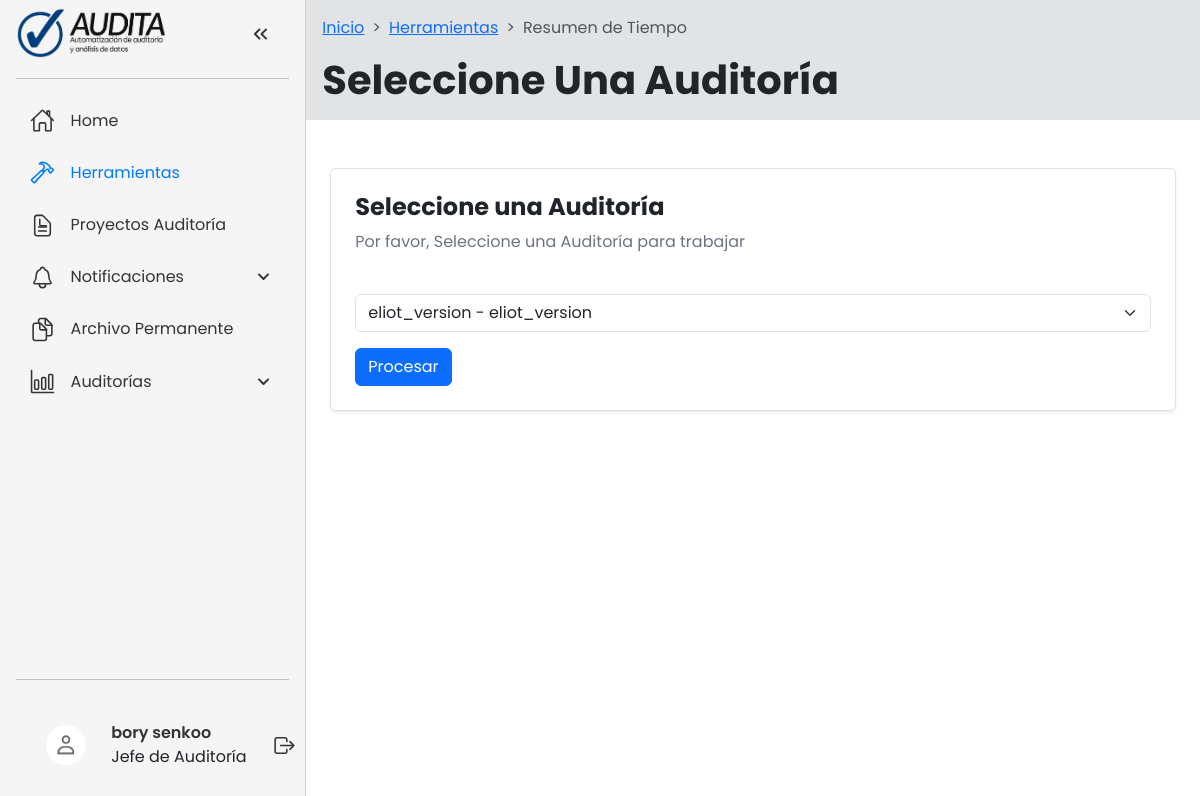
Screenshot of /herramientas/resumen-tiempo/ (signed in) with the database file from the repository.
### users/models.py (models this page shows, shortened)
class User(AbstractUser):
    MODALIDAD_CHOICES = [
        ('I', 'Modalidad Individual'),
        ('G', 'Modalidad Grupal'),
        ('S', 'Superadmin'),
    ]
    first_name = models.CharField(max_length=30)
    last_name = models.CharField(max_length=30)
    signature = models.UUIDField(default=uuid.uuid4, editable=False, unique=True)
    modalidad = models.CharField(
        max_length=1,
        choices=MODALIDAD_CHOICES,
        default='I',
        help_text="Indica si el usuario pertenece a modalidad individual (I), grupal (G) o es superadmin (S)"
    )
    plan = models.CharField(
        max_length=2,
        default='M',
        help_text="Letra que identifica el plan específico (M: mensual, NT: no tiene plan, etc.)"
    )
    administrador = models.ForeignKey(
        'self',
        related_name='auditores',
        on_delete=models.SET_NULL,
        null=True,
        blank=True,
        help_text="Administrador al que está asociado este usuario (para modalidad grupal)"
    )
    role = models.ForeignKey(
        Roles,
        related_name="role",
        on_delete=models.SET_NULL,
        null=True,
        blank=True,
    )
    is_deleted = models.BooleanField(default=False)
    deleted_at = models.DateTimeField(null=True, blank=True)

class Roles(models.Model):
    name = models.CharField(max_length=255)
    verbose_name = models.CharField(max_length=255)
    def __str__(self):
        return self.verbose_name

### tools/views.py (the view)
@login_required
@selected_audit_required
def audit_time_summary_index(req: HttpRequest):
    context = {
        "tools": AUDIT_TIME_SUMMARY_TOOLS,
        "audits": get_assigned_audits(user_role=req.user.role.name, req=req),
    }
    return render(req, "tools/audit-time-summary-index-page.html", context)

### audits/models.py (called while the page is built)
    def __str__(self):
        return f"{self.title} - {self.identidad}"

### audits/utils.py (called while the page is built)
def get_assigned_audits(user_role: str, req: HttpRequest):
    if user_role == "audit_manager":
        return Audit.objects.filter(audit_manager=req.user)
    elif user_role in ["supervisor", "auditor"]:
        return Audit.objects.filter(assigned_users=req.user)

### common/context_processors.py (called while the page is built)
def get_is_active_route(route: str, req: HttpRequest):
    path = req.path
    reverse_url = reverse(route)
    striped_path = path.strip("/")
    striped_reverse_url = reverse_url.strip("/")
    if striped_reverse_url == striped_path:
        return True
    if reverse_url in path and reverse_url != "/":
        return True
    path_splited_list = path.split("/")
    if len(path_splited_list) < 1:
        return False
    for path_segment in path_splited_list:
        if reverse_url == path_segment:
            return True
    return False

def assigned_audits(req: HttpRequest):
    return {
        "assigned_audits": (
            get_assigned_audits(req.user.role.name, req)
            if req.user.is_authenticated
            else ""
        )
    }

def is_choose_new_audit_path(req: HttpRequest):
    choose_new_audit_paths = (
        "audit_time_summary_index",
        "audit_time_summary_table",
        "summary_worked_hours_table",
        "status_of_work_papers_table",
        "activities_page",
        "tools",
    )
    for p in choose_new_audit_paths:
        url = reverse(p)
        if req.path == url:
            return {"is_choose_new_audit_path": True}
    return {"is_choose_new_audit_path": False}

def months_processor(req: HttpRequest):
    months = Months.objects.all()
    return {"months": months}

def current_statuses_processor(req: HttpRequest):
    current_statuses = CurrentStatus.objects.all()
    return {"current_statuses": current_statuses}

### common/templates/common/select-audit-page.html (shortened to what this page needs)
{% extends "common/system-base.html" %}
{% load filters %}
{% block page_title %}
  Seleccione Una Auditoría
{% endblock page_title %}
{% block main_content %}
  <article class="w-100">
    <div class="card shadow-sm border rounded-lg p-4">
      <h4 class="card-title fw-bold">Seleccione una Auditoría</h4>
      <p class="text-secondary">Por favor, Seleccione una Auditoría para trabajar</p>
      <form action="{{ request.path }}" class="mt-4" method="post">
        <select name="audit" id="audit-select" class="form-select mb-3" required>
          {% for audit in assigned_audits %}<option value="{{ audit.pk }}">{{ audit }}</option>{% endfor %}
        </select>
        <button class="btn btn-primary" type="submit">Procesar</button>
      </form>
    </div>
  </article>
{% endblock main_content %}

### common/templates/common/_aside.html (shortened to what this page needs)
{% load filters %}
{% load static %}
<nav id="sidebar">
  <ul>
    <li>
      <img
      src="{% static 'images/audita-logo-horizontal.png' %}"
      alt="Logo de la Empresa"
      class="h-8 w-auto" width="150" height="50"
    />
      <button id="toggle-btn" onclick="toggleSidebar()">
      </button>
    </li>
    <hr />
    {% if user.role.name != 'superadmin' %}
      {% for link in aside_navbar_links %}
        {% if not link.hide_to or user.role.name not in link.hide_to %}
          {% if link.type == "collapse" %}
            <li class="{% if link.active %}collapse-active{% endif %}">
              <button class="dropdown-btn" onclick="toggleSubMenu(this)">
                {{ link.icon|safe }}
                <span>{{ link.name }}</span>
                <svg xmlns="http://www.w3.org/2000/svg"
                     height="24px"
                     viewBox="0 -960 960 960"
                     width="24px"
                     fill="#e8eaed">
                  <path d="M480-361q-8 0-15-2.5t-13-8.5L268-556q-11-11-11-28t11-28q11-11 28-11t28 11l156 156 156-156q11-11 28-11t28 11q11 11 11 28t-11 28L508-372q-6 6-13 8.5t-15 2.5Z" />
                </svg>
              </button>
            </li>
          {% else %}
            <li class="{% if link.active %}active{% endif %}">
              <a href="{% url link.url %}">
                {{ link.icon|safe }}
                <span>{{ link.name }}</span>
              </a>
            </li>
          {% endif %}
        {% endif %}
      {% endfor %}
    {% endif %}
    <hr class="mt-auto" />
    <li class="user-section" onclick="toggleUserOptions()">
      {% load static %}
      <a href="{% url 'user' %}">
        <img src="{% static 'images/placeholder-user.jpg' %}"
             alt="User Image"
             height="40"
             width="40" />
      </a>
      <div class="user-info">
        <div class="user-name">{{ user.first_name }} {{ user.last_name }}</div>
        <div class="user-role">{{ user.role }}</div>
      </div>
      <a href="{% url 'logout' %}" class="logout-button">
      </a>
    </li>
  </ul>
</nav>

### static/users/styles.css (style rules this page uses)
* { font-family: Poppins, 'Segoe UI', Tahoma, Geneva, Verdana, sans-serif !important; }
:root { --base-clr: #f5f5f5; --line-clr: #d1d1d1; --hover-clr: #e0e0e0; --text-clr: #333; --accent-clr: #007bff; --secondary-text-clr: #555; }
#sidebar { box-sizing: border-box; height: 100vh; width: 25rem; padding: 5px 1em; background-color: var(--base-clr); border-right: 1px solid var(--line-clr); position: sticky; top: 0; align-self: start; transition: 300ms ease-in-out; overflow: hidden; z-index: 10; text-wrap: nowrap; }
#sidebar .user-section { padding: 1em; display: flex; align-items: center; gap: 0.75em; }
#sidebar .user-section img { width: 40px; height: 40px; border-radius: 50%; object-fit: cover; }
#sidebar .user-section .user-info { flex-grow: 1; }
#sidebar .user-section .user-name { font-weight: 600; font-size: 1rem; color: var(--text-clr); }
#sidebar ul { list-style: none; padding: 0 !important; margin: 0 !important; min-height: 100% !important; display: flex; flex-direction: column; }
#sidebar svg { width: 25px; }
#sidebar a, #sidebar .dropdown-btn { border-radius: .5em; padding: .85em; text-decoration: none; color: var(--text-clr); display: flex; align-items: center; gap: 1em; }
.dropdown-btn { width: 100%; text-align: left; background: none; border: none; font: inherit; cursor: pointer; }
#sidebar svg { flex-shrink: 0; fill: var(--text-clr); }
#sidebar a span, #sidebar .dropdown-btn span { flex-grow: 1; }
.dropdown-btn svg { transition: 200ms ease; }

### rows the page displays
User: first_name "bory", last_name "senkoo", role "Jefe de Auditoría"

### other values shown
{{ link.name }} "Home" "Herramientas" "Proyectos Auditoría" "Archivo Permanente"
{{ link.name }} "Notificaciones" "Auditorías"
{{ name }} "Inicio" "Herramientas"
{{ name }} "Resumen de Tiempo"
form field audit "eliot_version - eliot_version"
